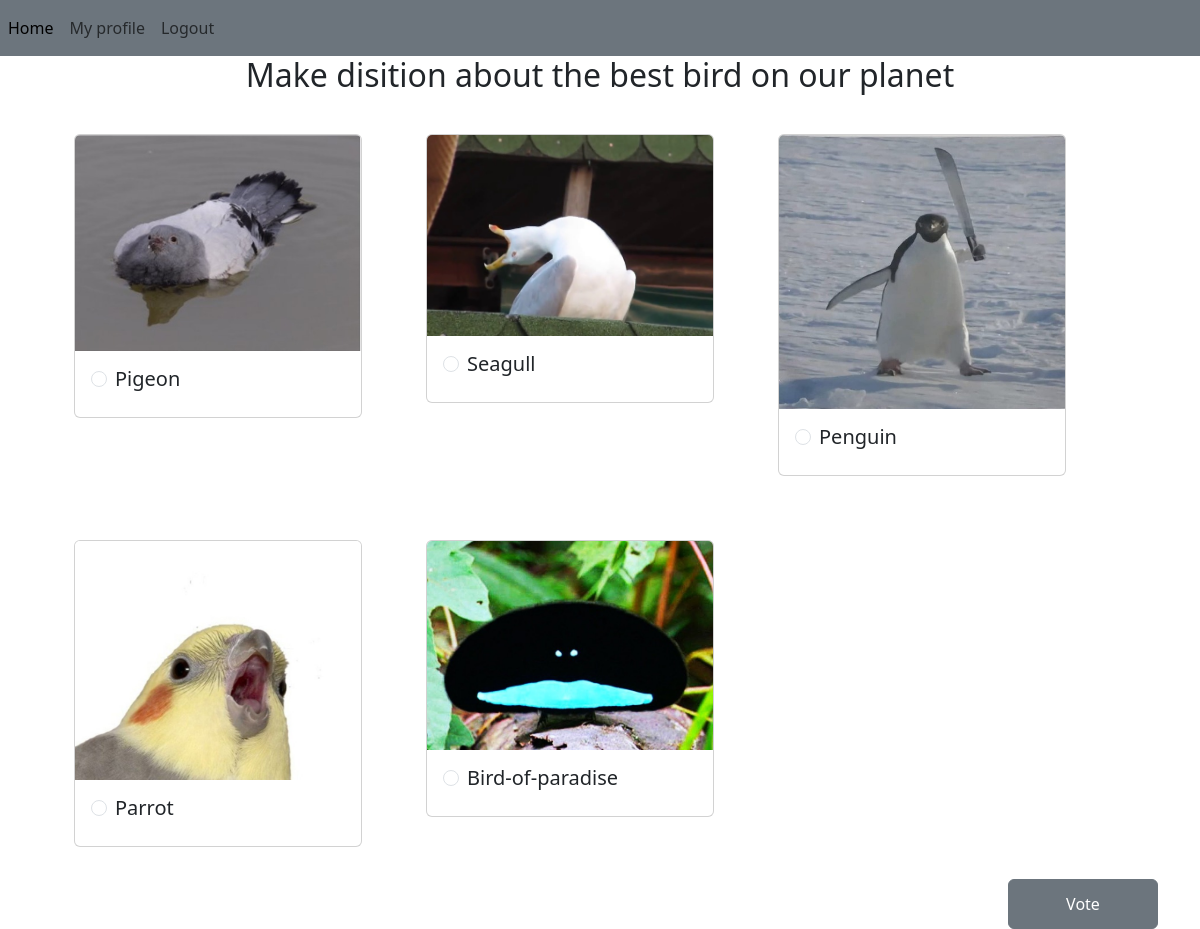
The page / (signed in) on the database its author committed.
### app/models.py (models this page shows, shortened)
class User(db.Model, UserMixin):
    __tablename__ = "users"
    id = db.Column(db.Integer, primary_key=True)
    username = db.Column(db.String(64), unique=True, nullable=False)
    email = db.Column(db.String(320), unique=True, nullable=False)
    password_hash = db.Column(db.String(500), nullable=False)
    vote = db.relationship("Vote", backref="user", uselist=False)
    @property
    def password(self):
        raise AttributeError("password is not a readable attribute")

class Bird(db.Model):
    __tablename__ = "birds"
    id = db.Column(db.Integer, primary_key=True)
    species = db.Column(db.String(64), unique=True, nullable=False)
    info = db.Column(db.Text, nullable=False)
    image_path = db.Column(db.String(256), nullable=False)
    votes = db.relationship("Vote", backref="bird")

### app/main/views.py (the view)
@main.route("/", methods=["GET", "POST"])
def index():
    birds = None
    voted_bird = None
    try:
        user_id = User.query.filter_by(username=current_user.username).first().id
        user_id = User.query.filter_by(username=current_user.username).first().id
        bird_id = Vote.query.filter_by(user_id=user_id).first().bird_id
        voted_bird = Bird.query.filter_by(id=bird_id).first()
    except Exception:
        pass
    birds = Bird.query.all()
    return render_template("index.html", birds=birds, voted_bird=voted_bird)

### app/models.py (called while the page is built)
@login_manager.user_loader
def load_user(user_id):
    return User.query.get(int(user_id))

### app/templates/index.html (shortened to what this page needs)
{% extends "base.html" %}
{% block content %}
    {% if current_user.username and not voted_bird %}
        <div class="container-sm" style="text-align: center;">
            <h2>Make disition about the best bird on our planet</h2>
        </div>
    {% elif current_user.username and voted_bird %}
    {% else %}
        <div class="container-sm" style="text-align: center;">
            <h2>Hello, bird's fan</h2>
            <h3>Login to vote for the best bird on our planet</h3>
        </div>
    {% endif %}
    {% if current_user.username %}
        {% if not voted_bird %}
            <form action="/vote" method="post">
                <div class="container-sm" style="overflow: auto; width: 100%;">
                    {% for bird in birds %}
                        <div class="card" style="width: 18rem; float: left; margin: 2em;">
                            <img src="/static/birds_images/{{ bird.image_path }}" class="card-img-top">
                            <div class="card-body">
                                <div class="form-check">
                                    <input class="form-check-input" type="radio" name="vote" id="flexRadioDefault1" value="{{ bird.id }}">
                                    <label class="form-check-label" for="flexRadioDefault1">
                                        <h5 class="card-title">{{ bird.species }}</h5>
                                    </label>
                                </div>
                            </div>
                        </div>
                    {% endfor %}
                </div>
                <div class="container-sm"><button type="submit" class="btn btn-secondary" style="float: right; width: 150px; height: 50px;">Vote</button></div>
            </form>
        {% endif %}
    {% endif %}
{% endblock %}

### app/templates/base.html (shortened to what this page needs)
{% from 'bootstrap5/nav.html' import render_nav_item %}
<!doctype html>
<html lang="en">
    <head>
        {% block head %}
        {% block styles %}
            {{ bootstrap.load_css() }}
        {% endblock %}
        {% endblock %}
    </head>
    <body>
        {% block navbar %}
        {% from 'bootstrap5/nav.html' import render_nav_item %}
        <nav class="navbar navbar-expand-lg navbar-light bg-secondary">
            <div class="navbar-nav mr-auto">
                {% if current_user.is_authenticated %}
                    {{ render_nav_item('main.index', 'Home') }}
                    {{ render_nav_item('main.profile', 'My profile', username=current_user.username) }}
                    {{ render_nav_item('auth.logout', 'Logout') }}
                {% else %}
                    {{ render_nav_item('main.index', 'Home') }}
                    {{ render_nav_item('auth.login', 'Login') }}
                    {{ render_nav_item('auth.register', 'Registration') }}
                {% endif %}
            </div>
        </nav>
        {% endblock %}
        {% block content %}{% endblock %}
    </body>
</html>

### rows shown on the page
User: username "My profile"
Bird: image_path (picture), species "Pigeon"
Bird: image_path (picture), species "Seagull"
Bird: image_path (picture), species "Penguin"
Bird: image_path (picture), species "Parrot"
Bird: image_path (picture), species "Bird-of-paradise"

### other values the page prints
{{ render_nav_item('main.index', 'Home') }} "Home"
{{ render_nav_item('auth.logout', 'Logout') }} "Logout"
